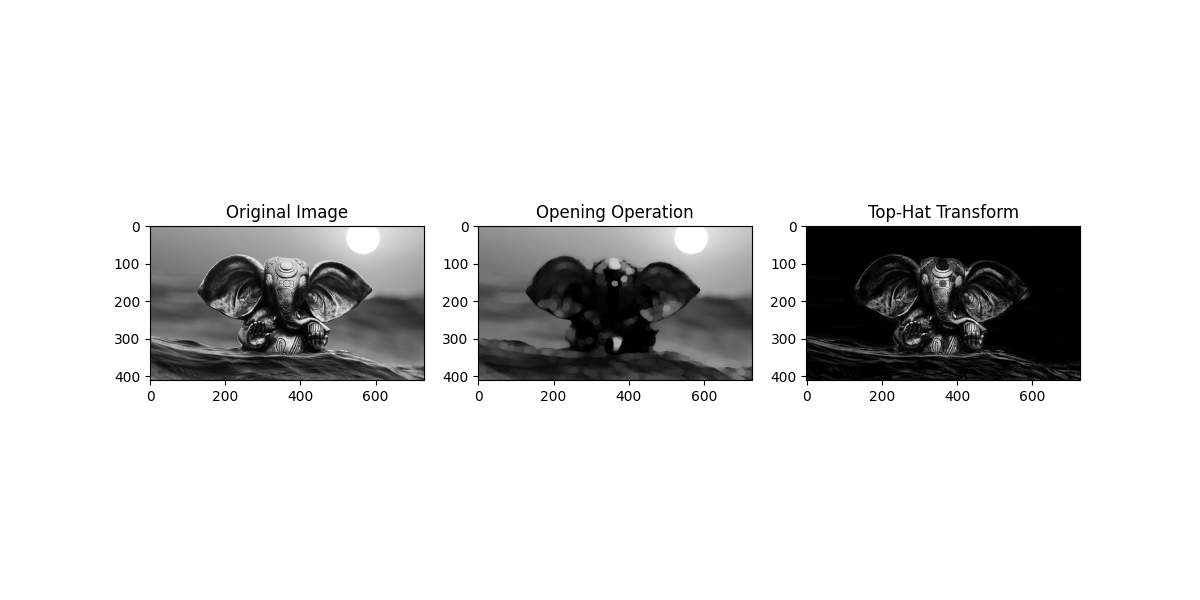

Generate this figure with Python:
import cv2
import numpy as np
import matplotlib.pyplot as plt

# Load the input image in grayscale
image = cv2.imread(r"/Users/chrisnikky/Downloads/helo.jpeg", cv2.IMREAD_GRAYSCALE)

# Check if the image is loaded correctly
if image is None:
    print("Error: Could not open or find the image.")
else:
    # Define the structuring element for the opening operation
    kernel = cv2.getStructuringElement(cv2.MORPH_ELLIPSE, (15, 15))  # You can use other shapes like cv2.MORPH_RECT or cv2.MORPH_CROSS

    # Apply the opening operation
    opening = cv2.morphologyEx(image, cv2.MORPH_OPEN, kernel)

    # Compute the Top-Hat transform
    top_hat = cv2.subtract(image, opening)

    # Display the original image, opened image, and Top-Hat result
    plt.figure(figsize=(12, 6))

    plt.subplot(1, 3, 1)
    plt.imshow(image, cmap='gray')
    plt.title('Original Image')

    plt.subplot(1, 3, 2)
    plt.imshow(opening, cmap='gray')
    plt.title('Opening Operation')

    plt.subplot(1, 3, 3)
    plt.imshow(top_hat, cmap='gray')
    plt.title('Top-Hat Transform')

    plt.show()
